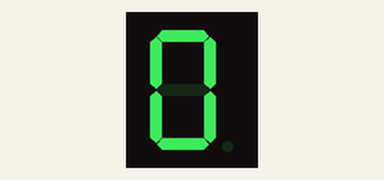
The sketch below on a simulated Arduino Uno, built with avr-gcc and run on an emulated ATmega328P. Parts: 1-digit seven-segment display. Wiring (inferred from the names in the program): 1-digit 7-segment display, segments lit when LOW: segments pin 3, pin 4, pin 5, pin 6, pin 7, pin 8, pin 9. The segment pins are drawn as the display they are named for.

Above: at 0.1 s.
At 3.1 s:
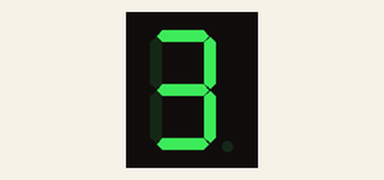
At 7.1 s:
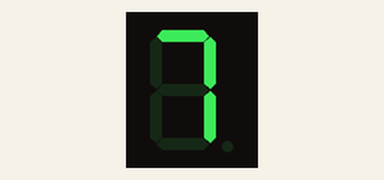
At 15.1 s:
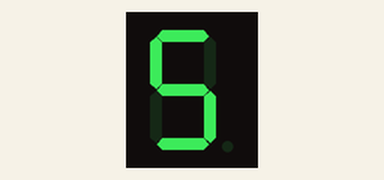
At 22.1 s:
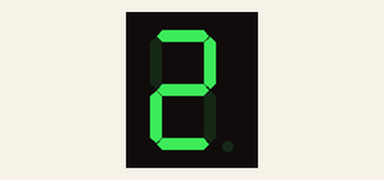
At 30.1 s:
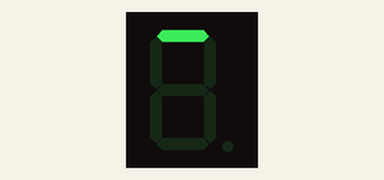

Measured:
- what the display in image 1 shows lasts 1.0 s, from 3.0 s to 4.0 s

The sketch:

contador.ino
```cpp
int a = 3, b = 4, c = 5, d = 6, e = 7, f = 8, g = 9;
 //linhas / colunas
int num[10][7] { // matriz
  {a,b,c,d,e,f}, //zero
  {b,c}, //um
  {a,b,e,d,g}, //dois
  {a,b,c,d,g}, //tres
  {b,c,f,g}, //quatro
  {a,c,d,f,g}, //cinco
  {a,c,d,e,f,g}, //seis
  {a,b,c}, //sete
  {a,b,c,d,e,f,g}, //oito
  {a,b,c,f,g} //nove
};

void setup() {
  pinMode(a, OUTPUT);
  pinMode(b, OUTPUT);
  pinMode(c, OUTPUT);
  pinMode(d, OUTPUT);
  pinMode(e, OUTPUT);
  pinMode(f, OUTPUT);
  pinMode(g, OUTPUT);
}

void loop() {
 for(int i = 0; i < 10; i++) { //for com +1 comandos e crescente
    apaga();
    numero(i);
    delay(1000);
 }
 for(int i = 10; i > 0; i--) { //decrescente
    apaga();
    numero(i);
    delay(1000);
 }
}

void apaga(){
  digitalWrite(a, HIGH);
  digitalWrite(b, HIGH);
  digitalWrite(c, HIGH);
  digitalWrite(d, HIGH);
  digitalWrite(e, HIGH);
  digitalWrite(f, HIGH);
  digitalWrite(g, HIGH);
}

void numero(int n) {
  for(int i = 0; i < 7; i++) digitalWrite(num[n][i], LOW); //for com um comando
}
```
